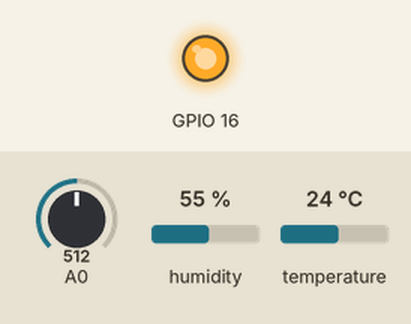
Recording of a sketch running on a simulated ESP8266 (NodeMCU). On the bench: output pins drawn as LEDs (lit = HIGH). Inputs (shaded band) come from the test bench; at power-on: A0 = 512, humidity 55 %, temperature 24 °C. WiFi joins after 1.5 s; servers stay silent unless stated; what the sketch prints to the serial monitor is not drawn.

Above: at 5.1 s.
5.2 s: A0 set to 702
7.5 s: A0 set to 730
At 8.4 s:
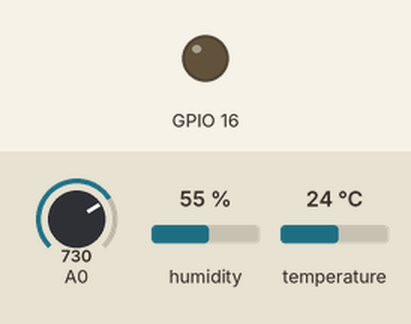
9.6 s: A0 set to 716
At 11.3 s:
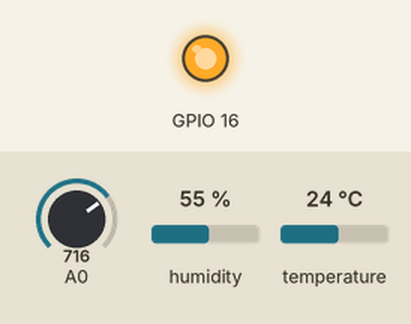
Timing chart, 0 to 12.8 s (numbered marks = the images above; inputs shaded):
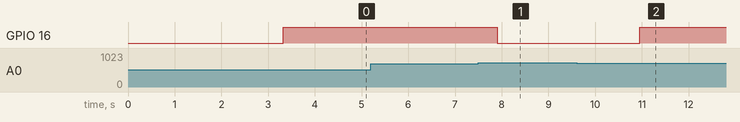

The sketch:

advancednetworkscode.ino
```cpp
#define BLYNK_TEMPLATE_ID "TMPL2bOoFE6zk"
#define BLYNK_TEMPLATE_NAME "Irrigation"
#define BLYNK_AUTH_TOKEN "c0M8EAPRJUUMEWgsYQjHESnNK5CWPjX5"
int t=0;
#include <DHT11.h>
DHT11 dht11(5);
#include <ESP8266WiFi.h>
#include <BlynkSimpleEsp8266.h>
const char* ssid = "Mohamed";
const char* password = "12345678";

void setup() {
      pinMode(16, OUTPUT);


  Serial.begin(115200);
  WiFi.begin(ssid, password);
  Serial.print("Connecting to WiFi");
  while (WiFi.status() != WL_CONNECTED) {
  delay(500);
   Serial.print(".");
  }
  Serial.println("\nConnected!");
  Blynk.begin(BLYNK_AUTH_TOKEN, ssid, password);
}
void loop() {
  ////////////////////////////////////////////////////
int t = 0;
    int h = 0;

    int x = 0;

    // Attempt to read the temperature and humidity values from the DHT11 sensor.
    int result = dht11.readTemperatureHumidity(t, h);
  /////////////////////////////////////////////////////////////

  delay(1000);
  x = analogRead(A0);
  x = 1023 - x;

  x = x / 10.23;

  if (x < 30) {
    digitalWrite(16, 0);
  }
  else {
    digitalWrite(16, 1);
  }

 Blynk.run();
 Blynk.virtualWrite(V2, t);
  Blynk.virtualWrite(V3, x);


 Blynk.virtualWrite(V1, h);


}
```

Measured:
- the behaviour switches between 716 and 717 on A0 (found by bisection; images 0 and 1)
- after the input at 5.2 s, every drawn part: stays the same
- after the input at 7.5 s, GPIO 16: HIGH → LOW after 0.40 s
- after the input at 9.6 s, GPIO 16: LOW → HIGH after 1.4 s
